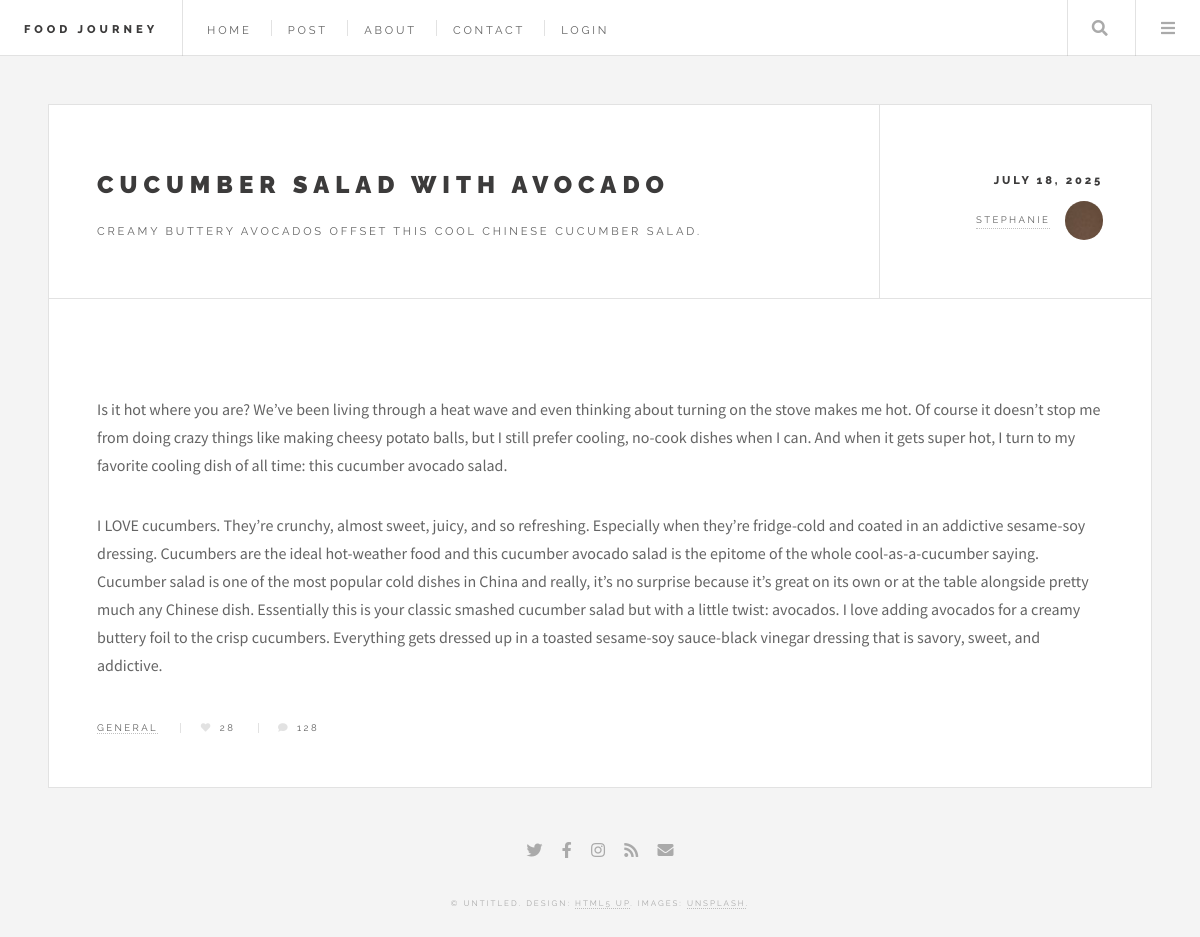
Page /post/chinese-cucumber-avocado-salad on the committed database.
### main.py (models this page shows)
class Post(db.Model):
    id = Column(Integer, primary_key=True)
    title = Column(String(100), nullable=False)
    subtitle = Column(String(500), nullable=False)
    image = Column(String(500))
    author = Column(String(30))
    date = Column(String(30))
    content1 = Column(String(500))
    content2 = Column(String(500))
    slug = Column(String(30), unique=True)

### main.py (the view)
@app.route('/post/<slug>')
def post(slug):
    single_post = Post.query.filter_by(slug=slug).first()
    return render_template("post.html", param=param, data=single_post)

### templates/post.html (shortened to what this page needs)
{% extends "base.html" %}
{% block content %}
							<article class="post">
								<header>
									<div class="title">
										<h2><a href="#">{{ data.title }}</a></h2>
										<p>{{ data.subtitle }}</p>
									</div>
									<div class="meta">
										<time class="published" datetime="2015-11-01">{{ data.date }}</time>
										<a href="#" class="author"><span class="name">{{ data.author }}</span><img src="{{url_for('static', filename = 'images/avatar.jpg')}}" alt="" /></a>
									</div>
								</header>
								<p>{{ data.content1 }}</p>
								<p>{{ data.content2 }}</p>
								<footer>
									<ul class="stats">
										<li><a href="#">General</a></li>
										<li><a href="#" class="icon solid fa-heart">28</a></li>
										<li><a href="#" class="icon solid fa-comment">128</a></li>
									</ul>
								</footer>
							</article>
{% endblock %}

### rows in the picture
Post: title "CUCUMBER SALAD WITH AVOCADO", subtitle "CREAMY BUTTERY AVOCADOS OFFSET THIS COOL CHINESE CUCUMBER SALAD.", date "JULY 18, 2025", author "STEPHANIE", content1 "Is it hot where you are? We’ve been living through a heat wave and even thinking about turning on the stove makes me hot. Of course it doesn’t stop me from doing crazy things like making cheesy potato balls, but I still prefer cooling, no-cook dishes when I can. And when it gets super hot, I turn to my favorite cooling dish of all time: this cucumber avocado salad.", content2 "I LOVE cucumbers. They’re crunchy, almost sweet, juicy, and so refreshing. Especially when they’re fridge-cold and coated in an addictive sesame-soy dressing. Cucumbers are the ideal hot-weather food and this cucumber avocado salad is the epitome of the whole cool-as-a-cucumber saying. Cucumber salad is one of the most popular cold dishes in China and really, it’s no surprise because it’s great on its own or at the table alongside pretty much any Chinese dish. Essentially this is your classic smashed cucumber salad but with a little twist: avocados. I love adding avocados for a creamy buttery foil to the crisp cucumbers. Everything gets dressed up in a toasted sesame-soy sauce-black vinegar…"

### other values in the picture
{{ param["title"] }} "FOOD JOURNEY"
